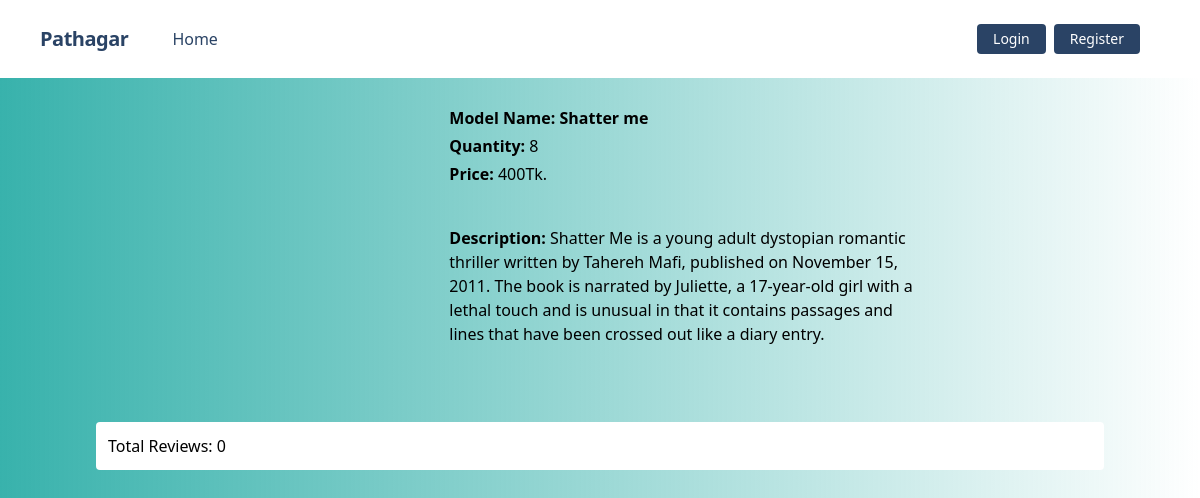
Page /book/details/2 on the committed database.
### book/models.py (models this page shows, shortened)
class BookModel(models.Model):
    book_id = models.CharField(max_length=30)
    book_name = models.CharField(max_length=100)
    quantity = models.IntegerField()
    image = models.ImageField(upload_to='book/media/uploads/',blank=True, null=True)
    price = models.IntegerField()
    category = models.ManyToManyField(CategoryModel, null=True, blank=True)
    description = models.TextField()

### book/views.py (the view, shortened to what this page needs)
# urls.py: path('details/<int:id>', views.DetailBookview.as_view(), name='detail_book'),
class DetailBookview(DetailView):
    model = BookModel
    pk_url_kwarg= 'id'
    template_name = 'details.html'
    def get_context_data(self, **kwargs):
        context = super().get_context_data(**kwargs)
        book = self.object # post model er object ekhane store korlam
        reviews = book.reviews.all()
        review_form = ReviewForm()
        context['reviews'] = reviews
        context['review_form'] = review_form
        context['borrow'] = BorrowHistory.objects.all()
        context['book_id'] = self.object.id
        return context

### book/templates/details.html (shortened to what this page needs)
{% extends "base.html" %}
{% block content %}
<div class="flex flex-col md:flex-row p-3">
    <div class="w-1/3 p-3">
    </div>
    <div class="w-1/2 p-4">
      <h5 class="card-title font-bold mb-1">Model Name: {{ bookmodel.book_name }}</h5>
      <h6 class="card-title mb-1"><b>Quantity:</b> {{ bookmodel.quantity }}</h6>
      <h6 class="card-title mb-1"><b>Price:</b> {{ bookmodel.price }}Tk.</h6>
      <p class="card-text my-10">
        <b>Description:</b> {{ bookmodel.description }}
      </p>
    </div>
  </div>
  <div class="card m-2 bg-white rounded">
    <h5 class="p-3">Total Reviews: {{ reviews | length }}</h5>
  </div>
{% endblock %}

### rows in the picture
BookModel: book_name "Shatter me", quantity "8", price "400", description "Shatter Me is a young adult dystopian romantic thriller written by Tahereh Mafi, published on November 15, 2011. The book is narrated by Juliette, a 17-year-old girl with a lethal touch and is unusual in that it contains passages and lines that have been crossed out like a diary entry."

### other values in the picture
{{ reviews | length }} "0"
